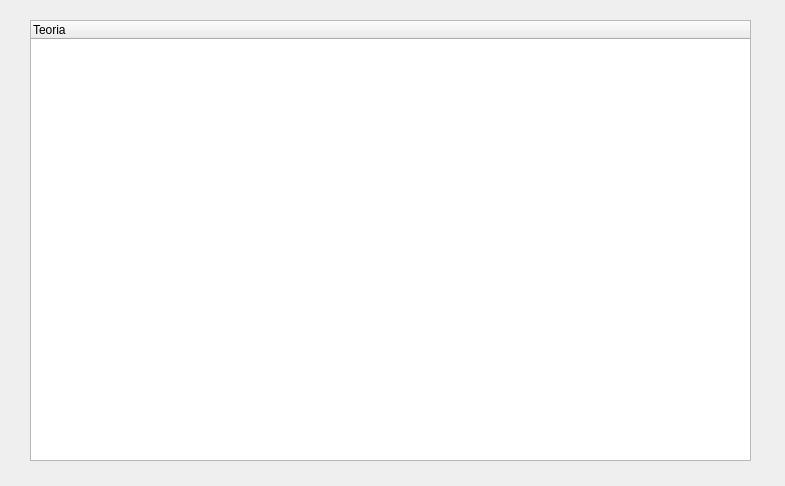
<?xml version="1.0" encoding="UTF-8"?>
<ui version="4.0">
 <class>base</class>
 <widget class="QDialog" name="base">
  <property name="geometry">
   <rect>
    <x>0</x>
    <y>0</y>
    <width>785</width>
    <height>486</height>
   </rect>
  </property>
  <property name="sizePolicy">
   <sizepolicy hsizetype="Expanding" vsizetype="Expanding">
    <horstretch>0</horstretch>
    <verstretch>0</verstretch>
   </sizepolicy>
  </property>
  <property name="windowTitle">
   <string>Dialog</string>
  </property>
  <property name="sizeGripEnabled">
   <bool>false</bool>
  </property>
  <property name="modal">
   <bool>false</bool>
  </property>
  <widget class="QTreeWidget" name="treeWidget">
   <property name="geometry">
    <rect>
     <x>30</x>
     <y>20</y>
     <width>721</width>
     <height>441</height>
    </rect>
   </property>
   <property name="sizePolicy">
    <sizepolicy hsizetype="Expanding" vsizetype="Expanding">
     <horstretch>0</horstretch>
     <verstretch>0</verstretch>
    </sizepolicy>
   </property>
   <property name="sizeIncrement">
    <size>
     <width>0</width>
     <height>0</height>
    </size>
   </property>
   <property name="contextMenuPolicy">
    <enum>Qt::DefaultContextMenu</enum>
   </property>
   <property name="layoutDirection">
    <enum>Qt::LeftToRight</enum>
   </property>
   <property name="autoScroll">
    <bool>true</bool>
   </property>
   <property name="autoScrollMargin">
    <number>25</number>
   </property>
   <property name="showDropIndicator" stdset="0">
    <bool>true</bool>
   </property>
   <property name="dragEnabled">
    <bool>false</bool>
   </property>
   <property name="dragDropOverwriteMode">
    <bool>false</bool>
   </property>
   <property name="dragDropMode">
    <enum>QAbstractItemView::NoDragDrop</enum>
   </property>
   <property name="selectionMode">
    <enum>QAbstractItemView::SingleSelection</enum>
   </property>
   <property name="selectionBehavior">
    <enum>QAbstractItemView::SelectItems</enum>
   </property>
   <property name="verticalScrollMode">
    <enum>QAbstractItemView::ScrollPerPixel</enum>
   </property>
   <property name="itemsExpandable">
    <bool>true</bool>
   </property>
   <property name="animated">
    <bool>false</bool>
   </property>
   <property name="expandsOnDoubleClick">
    <bool>true</bool>
   </property>
   <property name="columnCount">
    <number>1</number>
   </property>
   <column>
    <property name="text">
     <string>Teoria</string>
    </property>
   </column>
  </widget>
 </widget>
 <resources/>
 <connections/>
</ui>
